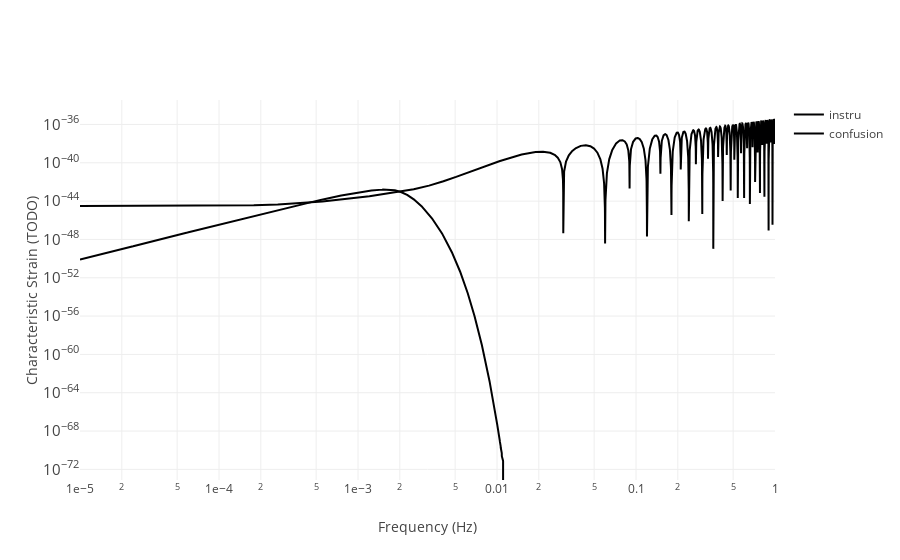

Write notebook code for a chart like this one.
### Code cell
fig2 = go.Figure()
fig2.add_trace(go.Scatter(x=freq, y=SXX_noise_instru_only, name="instru"))

fig2.add_trace(
    go.Scatter(
        x=freq,
        y=SXX_confusion_noise_only,
        # visible='legendonly',
        name="confusion",
        fillcolor="seashell",
    )
)

fig2.update_xaxes(
    title_text="Frequency (Hz)",
    type="log",
    showgrid=True,
    showexponent="all",
    exponentformat="e",
)
fig2.update_yaxes(
    title_text="Characteristic Strain (TODO)",
    type="log",
    showgrid=True,
)
fig2.show()

### Figure 1 — Plotly figure (JSON) as saved in the notebook; plotly's stock layout.template omitted (floating-point values rounded to 4 significant figures; data arrays with more than 128 entries replaced by an {"elided": "..."} marker saying what was removed)
{"data": [{"name": "instru", "type": "scatter", "x": {"elided": "9990 float values"}, "y": {"elided": "9990 float values"}}, {"fillcolor": "seashell", "name": "confusion", "type": "scatter", "x": {"elided": "9990 float values"}, "y": {"elided": "9990 float values"}}], "layout": {"xaxis": {"exponentformat": "e", "showexponent": "all", "showgrid": true, "title": {"text": "Frequency (Hz)"}, "type": "log"}, "yaxis": {"showgrid": true, "title": {"text": "Characteristic Strain (TODO)"}, "type": "log"}}}
